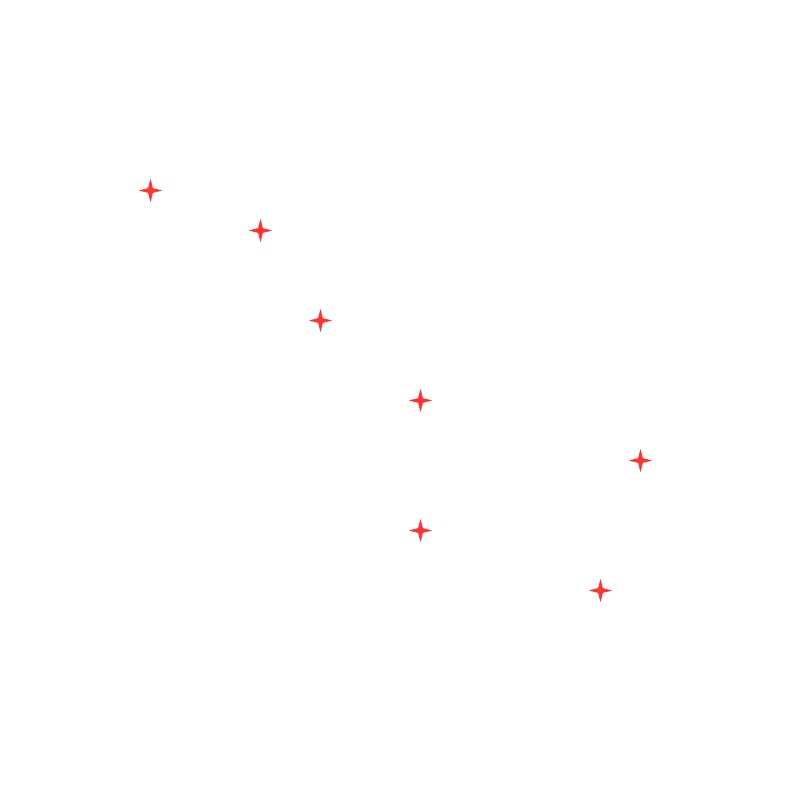
#> input picture src/big_dipper.jpg, 800 x 800 px
$ python from_chat_gpt_sandbox.py
#> lines starting #> are read from the running program, lines starting #| are printed output that depends on the picture
### src/ra_functions_chat_gpt.py
import numpy as np
import math
import matplotlib.pyplot as plt
from PIL import Image
from numpy.fft import ifft2, fftshift
import itertools
from tqdm import tqdm


def plot_sky_model(sky_model):
    ras = [ra for ra, dec, flux in sky_model]
    decs = [dec for ra, dec, flux in sky_model]
    fluxes = [flux for ra, dec, flux in sky_model]

    plt.scatter(ras, decs, s=np.sqrt(fluxes), c=fluxes, cmap='plasma')  # Adjust size and color based on flux
    plt.xlabel('Right Ascension')
    plt.ylabel('Declination')
    plt.title('Sky Model Visualization')
    #plt.colorbar(label='Flux')


# [9 lines left out: function plot_visibilities, not called in this run]


def plot_visibilities_uv(baselines, visibilities, type):
    u_coords = [u for u, _ in baselines]
    v_coords = [v for _, v in baselines]
    magnitudes = [np.abs(v) for v in visibilities]
    phases = [np.angle(v) for v in visibilities]

    if type == 'abs':
        # Plot Magnitude
        plt.scatter(u_coords, v_coords, c=magnitudes, cmap='plasma')
        #plt.colorbar(label='Magnitude')
        plt.xlabel('u [m]')
        plt.ylabel('v [m]')
        plt.title('Visibility Magnitude')
    else:
        # Plot Phase
        plt.scatter(u_coords, v_coords, c=phases, cmap='plasma')
        #plt.colorbar(label='Phase (Radians)')
        plt.xlabel('u [m]')
        plt.ylabel('v [m]')
        plt.title('Visibility Phase')

def plot_uv_coverage(baselines):
    u_coords = [u for u, v in baselines]
    v_coords = [v for u, v in baselines]

    #plt.figure(figsize=(8, 8))
    plt.scatter(u_coords, v_coords, marker='.')
    plt.scatter(-np.array(u_coords), -np.array(v_coords), marker='.')  # Plotting the conjugate points
    plt.title(f'UV Coverage ({2*len(baselines)})')
    plt.grid(True)
    plt.xlim(-100, 100)
    plt.ylim(-100, 100)
    plt.gca().set_aspect('equal', 'box')


def plot_antenna_positions(antenna_positions):
    x_coords = [x for x, y in antenna_positions]
    y_coords = [y for x, y in antenna_positions]

    #plt.figure(figsize=(8, 8))
    plt.scatter(x_coords, y_coords, marker='x')
    plt.title(f'Antenna postions ({len(antenna_positions)})')
    plt.grid(True)
    plt.xlim(-50, 50)
    plt.ylim(-50, 50)
    plt.gca().set_aspect('equal', 'box')


# [15 lines left out: function load_image, not called in this run]

def convert_image_to_sky_model(image_data, fov, image_center_ra_dec):
    num_rows, num_cols = image_data.shape
    sky_model = []

    for i in range(num_rows):
        for j in range(num_cols):
            # Calculate RA and Dec for each pixel
            ra = image_center_ra_dec[0] + (j - num_cols / 2) * fov / num_cols
            dec = image_center_ra_dec[1] + (i - num_rows / 2) * fov / num_rows

            # Assign flux density based on pixel intensity
            flux_density = image_data[i, j]

            sky_model.append((ra, dec, flux_density))

    return sky_model


# [8 lines left out: function generate_baselines, not called in this run]


def simulate_visibilities(sky_model, baselines, wavelength):
    visibilities = np.zeros(len(baselines), dtype=complex)

    #for i, (u, v) in enumerate(tqdm(baselines)):
    for i, (u, v) in enumerate(baselines):
        for ra, dec, flux in sky_model:
            # Convert RA, Dec to radians for calculations
            ra_rad = np.radians(ra)
            dec_rad = np.radians(dec)

            # Calculate baseline components in wavelengths
            u_wavelength = u / wavelength
            v_wavelength = v / wavelength

            # Calculate phase shift
            phase_shift = 2 * np.pi * \
                          (u_wavelength * np.cos(dec_rad) * np.cos(ra_rad)
                           + v_wavelength * np.cos(dec_rad) * np.sin(ra_rad))

            # Add contribution of this source to the visibility
            visibilities[i] += flux * np.exp(-1j * phase_shift)

    return visibilities


def create_sky_brightness_image(visibilities, baselines, grid_size):
    # Initialize a grid of zeros
    visibility_grid = np.zeros(grid_size, dtype=complex)

    # Calculate the grid center
    grid_center = (grid_size[0] // 2, grid_size[1] // 2)

    for i, (u, v) in enumerate(baselines):
        # Map (u, v) to grid indices
        u_idx = grid_size[0] - 1 - int(grid_center[0] + u)
        v_idx = int(grid_center[1] + v)

        if 0 <= u_idx < grid_size[0] and 0 <= v_idx < grid_size[1]:
            #visibility_grid[v_idx, u_idx] += visibilities[i]
            visibility_grid[v_idx, u_idx] = visibilities[i] # Test

        # Also add the conjugate visibility
        u_idx_conj = grid_size[0] - 1 - int(grid_center[0] - u)
        v_idx_conj = int(grid_center[1] - v)

        if 0 <= u_idx_conj < grid_size[0] and 0 <= v_idx_conj < grid_size[1]:
            #visibility_grid[v_idx_conj, u_idx_conj] += np.conjugate(visibilities[i])
            visibility_grid[v_idx_conj, u_idx_conj] = np.conjugate(visibilities[i]) # Test

        pass

    # Perform an inverse Fourier transform
    visibility_grid = fftshift(visibility_grid)
    sky_brightness_image = ifft2(visibility_grid)

    # Use fftshift to center the zero frequencies
    sky_brightness_image = fftshift(sky_brightness_image)

    # Take the absolute value to get intensity
    sky_brightness_image = np.abs(sky_brightness_image)

    return visibility_grid, sky_brightness_image


# [19 lines left out: function generate_spiral_antenna_positions, not called in this run]

import math

# [24 lines left out: function generate_six_arm_spiral_antenna_positions, not called in this run]


def place_antennas(num_antennas, area_side, method):
    match method:
        case 'circle':
            antenna_positions = [(area_side/2 * np.cos(2 * np.pi * i / num_antennas),
                                  area_side/2 * np.sin(2 * np.pi * i / num_antennas))
                                 for i in range(num_antennas)]
        case 'random_uniform':
            antenna_positions = [(np.random.uniform(-area_side/2, area_side/2),
                                  np.random.uniform(-area_side/2, area_side/2))
                                 for _ in range(num_antennas)]

        case 'spiral':
            angle_step = 0.1
            antenna_positions = generate_spiral_antenna_positions(num_antennas,
                                                                  step_size=area_side/2/(num_antennas*angle_step),
                                                                  angle_step=angle_step)

        case 'spiral_arms':
            angle_step = 0.1
            num_arms = 6
            antenna_positions = generate_six_arm_spiral_antenna_positions(round(num_antennas/num_arms),
                                                                          num_arms,
                                                                          step_size=area_side/2/(num_antennas/num_arms*angle_step),
                                                                          angle_step=angle_step)
        case _:
            raise Exception(f"Unknown method {method}")

    return antenna_positions

def load_image_and_resize(image_path, image_size):
    # Load the image file
    img = Image.open(image_path)

    # Convert to grayscale if it's a color image
    if img.mode != 'L':
        img = img.convert('L')

    # Convert the image to a NumPy array
    image_data_full = np.array(img)
    image_data = np.array(img.resize(image_size))
    # Normalize the image data to range between 0 and 1
    normalized_image_data_full = image_data_full / 255.0
    normalized_image_data = image_data / 255.0

    return {'image_full': normalized_image_data_full, 'image': normalized_image_data}


# [36 lines left out: functions grid_baselines, populate_visiblility_array, not called in this run]

### src/from_chat_gpt_sandbox.py
from ra_functions_chat_gpt import *
import matplotlib.pyplot as plt
import numpy as np


image_path = 'big_dipper.jpg'
num_antennas = 100
antenna_area_side = 100  # meters
antenna_placement_method = 'random_uniform'
#antenna_placement_method = 'circle'
image_size = (11, 11)  # Size of the output image
fov = 1.0 # Field of view in degrees
image_center_ra_dec = (180, 45) # Center RA and Dec in degrees
wavelength = 0.21 #e-9  # Wavelength of observation in meters
#wavelength = 0.705  #e-9  # Wavelength of observation in meters
#wavelength = 0.705/2  #e-9  # Wavelength of observation in meters
wavelength = 0.0125  #e-9  # Wavelength of observation in meters
wavelength = np.cos(fov/360*2*np.pi)*2*np.pi/(image_size[0])/pow(2,0)  #e-9  # Wavelength of observation in meters
#wavelength = 0.705/4  #e-9  # Wavelength of observation in meters
test_val = (1, 0)
sw_test_baselines = True
#test_val = None
cmap = 'plasma'

if sw_test_baselines:
    test_baselines = []
    for u in range(-5,6):
        #for v in range (-10, 11):
        for v in range(0, 6):
            test_baselines.append(np.array([u,v]))
else:
    test_baselines = None


np.random.seed(12)

plt.rcParams['axes.titlesize'] = 8  # For subplot titles
plt.rcParams['axes.labelsize'] = 6 # For x and y labels
plt.rcParams['xtick.labelsize'] = 6  # For x-axis tick labels
plt.rcParams['ytick.labelsize'] = 6  # For y-axis tick labels
plt.rcParams['lines.markersize'] = 2

x_plts = 4
y_plts = 4
sb_plt = 1

fig = plt.figure(figsize=(10, 10))

dict_img = load_image_and_resize(image_path, image_size)
#> in load_image_and_resize, img is the input picture: PIL image 800x800 RGB; mean R, G, B 255, 254.7, 254.7
#> dict_img = 2 items

input_image_full = dict_img['image_full']
input_image = dict_img['image']

image_center = (np.rint((image_size[0]-1)/2).astype(int), np.rint((image_size[1]-1)/2).astype(int))

if test_val is not None:
    input_image[:] = 0
    x_f = test_val[0]
    y_f = test_val[1]
    input_image[image_center[0] + y_f, image_center[1] + x_f] = 1
    input_image[image_center[0] - y_f, image_center[1] - x_f] = 1

plt.subplot(y_plts, x_plts, sb_plt)
sb_plt += 1
plt.imshow(input_image, cmap=cmap)


sky_model = convert_image_to_sky_model(input_image, fov, image_center_ra_dec)
#> after the loop in convert_image_to_sky_model, `for i in range(num_rows):`: sky_model = 121 items, first 6: (179.5, 44.5, 0), (179.6, 44.5, 0), (179.7, 44.5, 0), (179.8, 44.5, 0), (179.9, 44.5, 0), (180, 44.5, 0)
plt.subplot(y_plts, x_plts, sb_plt)
sb_plt += 1
plot_sky_model(sky_model)
#> in plot_sky_model, `ras = [ra for ra, dec, flux in sky_model]`: ras = 121 values, max 180.4 at index 10, min 179.5 at index 0, mean 180
#> in plot_sky_model, `decs = [dec for ra, dec, flux in sky_model]`: decs = 121 values from 44.5 to 45.41
#> in plot_sky_model, `fluxes = [flux for ra, dec, flux in sky_model]`: fluxes = 121 values, max 1 at index 59, min 0 at index 0, mean 0.0165

# Create an antenna layout
antenna_positions = place_antennas(num_antennas, antenna_area_side, antenna_placement_method)

plt.subplot(y_plts, x_plts, sb_plt)
sb_plt += 1
plot_antenna_positions(antenna_positions)

if test_baselines is None:
    baselines = generate_baselines(antenna_positions)
else:
    baselines = test_baselines

plt.subplot(y_plts, x_plts, sb_plt)
sb_plt += 1
plot_uv_coverage(baselines)

visibilities = simulate_visibilities(sky_model, baselines, wavelength)
plt.subplot(y_plts, x_plts, sb_plt)
sb_plt += 1
plot_visibilities_uv(baselines, visibilities, 'abs')
#> in plot_visibilities_uv, `magnitudes = [np.abs(v) for v in visibilities]`: magnitudes = 66 values, max 2 at index 30, min 2 at index 65, mean 2
#> in plot_visibilities_uv, `phases = [np.angle(v) for v in visibilities]`: phases = 66 values, max 3 at index 42, min -3.04 at index 23, mean -0.0154
plt.subplot(y_plts, x_plts, sb_plt)
sb_plt += 1
plot_visibilities_uv(baselines, visibilities, 'phase')

visibility_grid, sky_brightness_image = create_sky_brightness_image(visibilities, baselines, image_size)
#> the loop in create_sky_brightness_image, `for i, (u, v) in enumerate(baselines):` made 66 passes
#> (u, v, u_idx, v_idx, u_idx_conj, v_idx_conj) on passes 1 to 12: (-5, 0, 10, 5, 0, 5), (-5, 1, 10, 6, 0, 4), (-5, 2, 10, 7, 0, 3), (-5, 3, 10, 8, 0, 2), (-5, 4, 10, 9, 0, 1), (-5, 5, 10, 10, 0, 0), (-4, 0, 9, 5, 1, 5), (-4, 1, 9, 6, 1, 4), (-4, 2, 9, 7, 1, 3), (-4, 3, 9, 8, 1, 2), (-4, 4, 9, 9, 1, 1), (-4, 5, 9, 10, 1, 0)
#> (u_idx, v_idx) on passes 61 to 66: (0, 5), (0, 6), (0, 7), (0, 8), (0, 9), (0, 10)

# Display the result
plt.subplot(y_plts, x_plts, sb_plt)
sb_plt += 1
plt.imshow(np.abs(visibility_grid))
plt.colorbar()
plt.title('Abs Visibility gridded')

plt.subplot(y_plts, x_plts, sb_plt)
sb_plt += 1
plt.imshow(np.angle(visibility_grid))
plt.colorbar()
plt.title('Phase Visibility gridded')

plt.subplot(y_plts, x_plts, sb_plt)
sb_plt += 1
plt.imshow(sky_brightness_image, cmap=cmap)
plt.title('Sky brightenss map')

#plt.figure()
#plt.imshow(sky_brightness_image, cmap='gray')
plt.subplots_adjust(hspace=0.4)

plt.show()
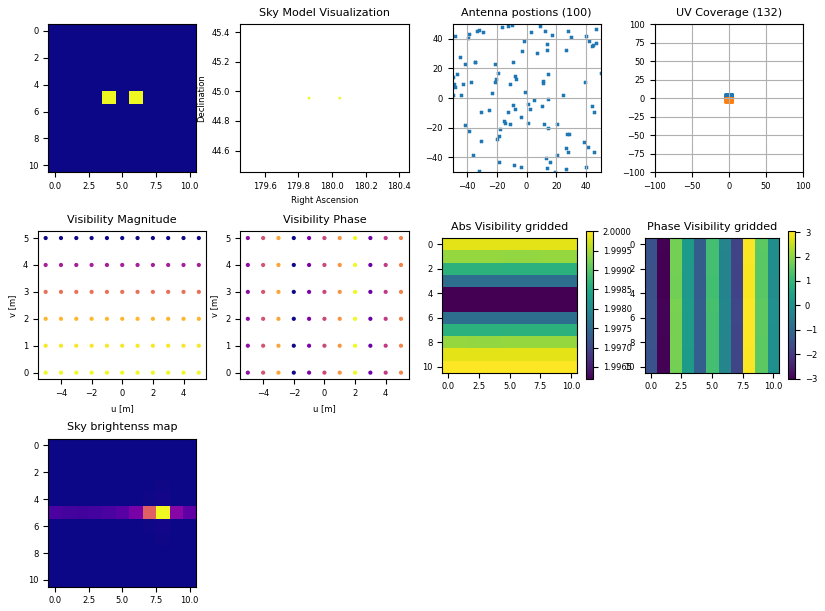
#> figure drawn by matplotlib, 11 panels
